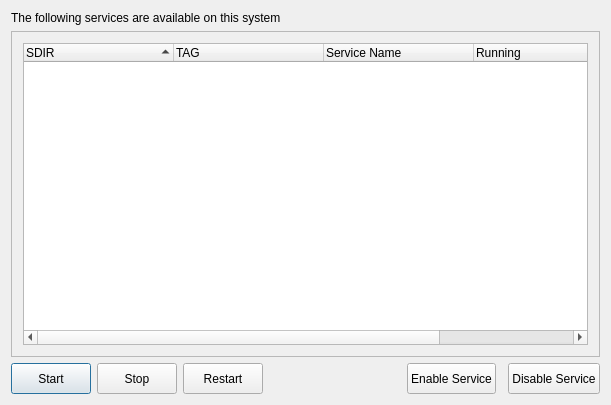
<?xml version="1.0" encoding="UTF-8"?>
<ui version="4.0">
 <class>ServiceManager</class>
 <widget class="QDialog" name="ServiceManager">
  <property name="geometry">
   <rect>
    <x>0</x>
    <y>0</y>
    <width>611</width>
    <height>405</height>
   </rect>
  </property>
  <property name="windowTitle">
   <string>Service Manager</string>
  </property>
  <property name="windowIcon">
   <iconset resource="servicemanager.qrc">
    <normaloff>:/images/player_play.png</normaloff>:/images/player_play.png</iconset>
  </property>
  <layout class="QGridLayout">
   <item row="0" column="0" colspan="7">
    <widget class="QLabel" name="textTopLabel">
     <property name="frameShape">
      <enum>QFrame::NoFrame</enum>
     </property>
     <property name="frameShadow">
      <enum>QFrame::Plain</enum>
     </property>
     <property name="text">
      <string>The following services are available on this system</string>
     </property>
     <property name="wordWrap">
      <bool>true</bool>
     </property>
    </widget>
   </item>
   <item row="1" column="0" colspan="7">
    <widget class="QFrame" name="frame3">
     <property name="sizePolicy">
      <sizepolicy hsizetype="Expanding" vsizetype="Expanding">
       <horstretch>0</horstretch>
       <verstretch>0</verstretch>
      </sizepolicy>
     </property>
     <property name="frameShape">
      <enum>QFrame::StyledPanel</enum>
     </property>
     <property name="frameShadow">
      <enum>QFrame::Raised</enum>
     </property>
     <layout class="QGridLayout">
      <item row="0" column="0">
       <widget class="QTreeWidget" name="listServices">
        <property name="textElideMode">
         <enum>Qt::ElideRight</enum>
        </property>
        <property name="horizontalScrollMode">
         <enum>QAbstractItemView::ScrollPerPixel</enum>
        </property>
        <property name="indentation">
         <number>20</number>
        </property>
        <property name="uniformRowHeights">
         <bool>false</bool>
        </property>
        <property name="sortingEnabled">
         <bool>true</bool>
        </property>
        <property name="allColumnsShowFocus">
         <bool>true</bool>
        </property>
        <attribute name="headerDefaultSectionSize">
         <number>150</number>
        </attribute>
        <column>
         <property name="text">
          <string>SDIR</string>
         </property>
        </column>
        <column>
         <property name="text">
          <string>TAG</string>
         </property>
        </column>
        <column>
         <property name="text">
          <string>Service Name</string>
         </property>
        </column>
        <column>
         <property name="text">
          <string>Running</string>
         </property>
        </column>
        <column>
         <property name="text">
          <string>Enabled</string>
         </property>
        </column>
       </widget>
      </item>
     </layout>
    </widget>
   </item>
   <item row="2" column="0">
    <widget class="QPushButton" name="pushStart">
     <property name="sizePolicy">
      <sizepolicy hsizetype="Minimum" vsizetype="Fixed">
       <horstretch>0</horstretch>
       <verstretch>31</verstretch>
      </sizepolicy>
     </property>
     <property name="minimumSize">
      <size>
       <width>0</width>
       <height>31</height>
      </size>
     </property>
     <property name="text">
      <string>Start</string>
     </property>
     <property name="icon">
      <iconset resource="servicemanager.qrc">
       <normaloff>:/images/player_play.png</normaloff>:/images/player_play.png</iconset>
     </property>
    </widget>
   </item>
   <item row="2" column="2">
    <widget class="QPushButton" name="pushRestart">
     <property name="sizePolicy">
      <sizepolicy hsizetype="Minimum" vsizetype="Fixed">
       <horstretch>0</horstretch>
       <verstretch>31</verstretch>
      </sizepolicy>
     </property>
     <property name="minimumSize">
      <size>
       <width>0</width>
       <height>31</height>
      </size>
     </property>
     <property name="text">
      <string>Restart</string>
     </property>
     <property name="icon">
      <iconset resource="servicemanager.qrc">
       <normaloff>:/images/reload.png</normaloff>:/images/reload.png</iconset>
     </property>
    </widget>
   </item>
   <item row="2" column="4">
    <widget class="QPushButton" name="pushEnableStartup">
     <property name="sizePolicy">
      <sizepolicy hsizetype="Minimum" vsizetype="Fixed">
       <horstretch>0</horstretch>
       <verstretch>31</verstretch>
      </sizepolicy>
     </property>
     <property name="minimumSize">
      <size>
       <width>0</width>
       <height>31</height>
      </size>
     </property>
     <property name="text">
      <string>Enable Service</string>
     </property>
    </widget>
   </item>
   <item row="2" column="6">
    <widget class="QPushButton" name="pushDisableStartup">
     <property name="sizePolicy">
      <sizepolicy hsizetype="Minimum" vsizetype="Fixed">
       <horstretch>0</horstretch>
       <verstretch>31</verstretch>
      </sizepolicy>
     </property>
     <property name="minimumSize">
      <size>
       <width>0</width>
       <height>31</height>
      </size>
     </property>
     <property name="text">
      <string>Disable Service</string>
     </property>
    </widget>
   </item>
   <item row="2" column="3">
    <spacer name="horizontalSpacer">
     <property name="orientation">
      <enum>Qt::Horizontal</enum>
     </property>
     <property name="sizeHint" stdset="0">
      <size>
       <width>40</width>
       <height>20</height>
      </size>
     </property>
    </spacer>
   </item>
   <item row="2" column="1">
    <widget class="QPushButton" name="pushStop">
     <property name="sizePolicy">
      <sizepolicy hsizetype="Minimum" vsizetype="Fixed">
       <horstretch>0</horstretch>
       <verstretch>31</verstretch>
      </sizepolicy>
     </property>
     <property name="minimumSize">
      <size>
       <width>0</width>
       <height>31</height>
      </size>
     </property>
     <property name="text">
      <string>Stop</string>
     </property>
     <property name="icon">
      <iconset resource="servicemanager.qrc">
       <normaloff>:/images/process-stop.png</normaloff>:/images/process-stop.png</iconset>
     </property>
    </widget>
   </item>
  </layout>
 </widget>
 <layoutdefault spacing="6" margin="11"/>
 <includes>
  <include location="local">qdir.h</include>
  <include location="local">qfile.h</include>
  <include location="local">qprocess.h</include>
  <include location="local">qmessagebox.h</include>
 </includes>
 <resources>
  <include location="servicemanager.qrc"/>
 </resources>
 <connections/>
</ui>
